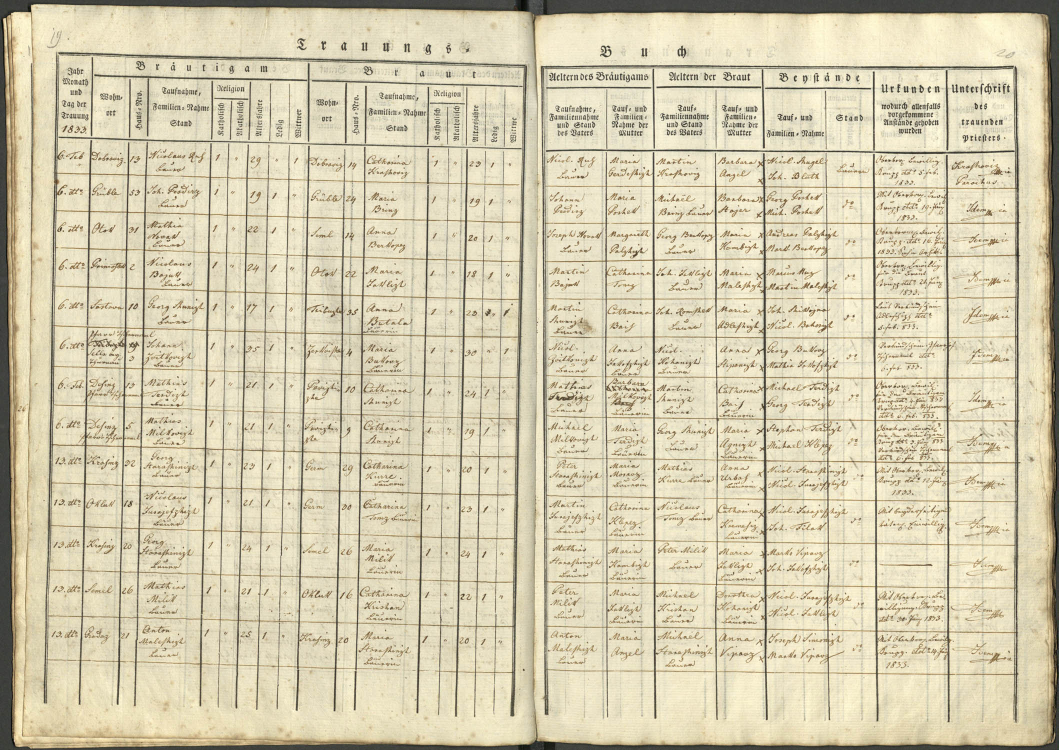
#> input picture research/issue17/p259-work/s11.jpg, 2117 x 1500 px, given in place of s06.jpg, which was not available (shown at 1/2 size)
$ python p153_rows.py
#> lines starting #> are read from the running program, lines starting #| are printed output that depends on the picture
#!/usr/bin/env python3
# -*- coding: utf-8 -*-
"""P153 — izrezi vrstic mrliške 04894 (1887) za VLM branje.
Za vsako ključno vrstico: polna širina (L = stolpci št./datum/vas/hiša/ime,
R = starost/bolezen/duhovnik/opomba), 2.2× Lanczos."""
from PIL import Image
import os

OUT = "/tmp/p153/rows"
os.makedirs(OUT, exist_ok=True)

# sken -> (n_vrstic_na_strani, y_vrh_tabele, y_dno_tabele) — ocena iz celostanskih branj
PAGES = {
    6: (12, 0.055, 0.985),   # s06: vrste 41–46 1886 + prelom Januarj 1887 + vrste 1–5
    8: (11, 0.075, 0.985),   # s08: vrste 16–26
    9: (7, 0.055, 0.985),    # s09: vrste 27–33
    11: (12, 0.055, 0.985),  # s11: vrste 40–51
    12: (13, 0.055, 0.985),  # s12: vrste 52–64
    13: (14, 0.055, 0.985),  # s13: vrste 65–71 + meja + vrste 73–77
}

# (sken, indeks_vrstice_od_zgoraj) — ključne vrstice
KEY = [
    (6, 8), (6, 9), (6, 10), (6, 11), (6, 12),   # 1887 r1–r5 (Januarj 1887 blok)
    (8, 9), (8, 10),                              # r24 h65, r25 h46
    (9, 1), (9, 4),                               # r27 h53, r30 h76
    (11, 12),                                     # r51 h3
    (12, 4), (12, 6), (12, 10), (12, 12),         # r55 h21, r57 h13, r61 h22, r63 h35
    (13, 2), (13, 7), (13, 8),                    # r66 h53-Marko, r71 h43, r72 MEJA
]

for scan, nrows, y0, y1 in [(s, *PAGES[s]) for s in PAGES]:
    im = Image.open(f"/tmp/p153/s{scan:02d}.jpg")
#> im is the input picture: PIL image 2117x1500 RGB; mean R, G, B 212.5, 203.9, 175.4
    w, h = im.size
#> w = 2117; h = 1500
    top, bot = int(h * y0), int(h * y1)
#> top = 82; bot = 1477
    step = (bot - top) / nrows
#> step = 116.2
    for idx in {i for s, i in KEY if s == scan}:
        cy0 = max(0, int(top + idx * step) - 22)
        cy1 = min(h, int(top + (idx + 1) * step) + 34)
        strip = im.crop((0, cy0, w, cy1))
        lw = int(w * 0.55)
        L = strip.crop((0, 0, lw, strip.height))
        R = strip.crop((int(w * 0.45), 0, w, strip.height))
        for half, c in (("L", L), ("R", R)):
            sc = 2.2 if c.width < 1870 else 1.8
            c.resize((int(c.width * sc), int(c.height * sc)), Image.LANCZOS).save(
                f"{OUT}/s{scan:02d}-r{idx+1}{half}.png")
#> this loop made 5 passes
#> pass 1, `strip = im.crop((0, cy0, w, cy1))`:
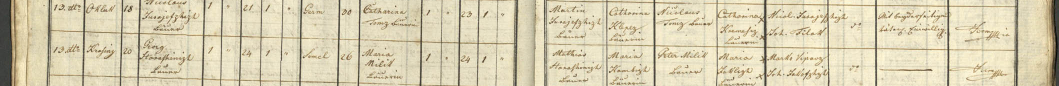
#> strip: PIL image 2117x172 RGB (shown at 1/2 size); mean R, G, B 216.4, 207.4, 178
#> pass 1, `L = strip.crop((0, 0, lw, strip.height))`:
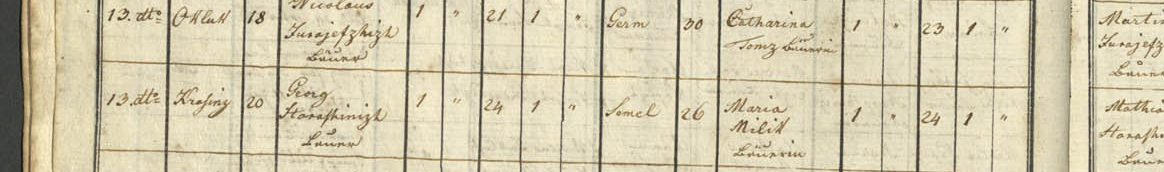
#> L: PIL image 1164x172 RGB; mean R, G, B 211.8, 203, 174.3
#> pass 1, `R = strip.crop((int(w * 0.45), 0, w, strip.height))`:
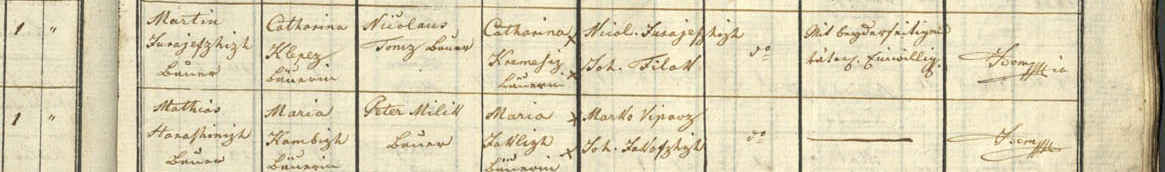
#> R: PIL image 1165x172 RGB; mean R, G, B 220.7, 211.5, 181.7
#> pass 1, `c.resize((int(c.width * sc), int(c.height * sc)), Image.LANCZOS).save(..`:
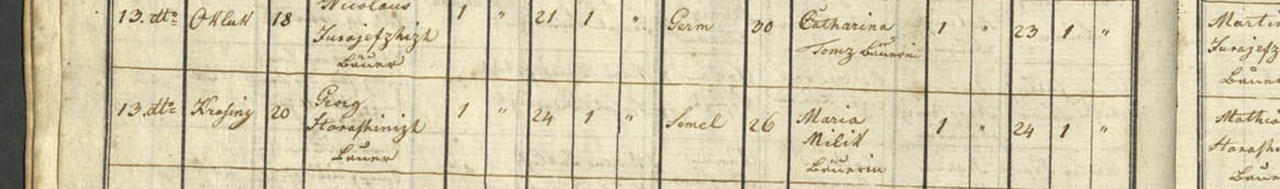
#> saved as s06-r9L.png: PIL image 2560x378 RGB (shown at 1/2 size); mean R, G, B 211.8, 203, 174.3
#> after the loop:
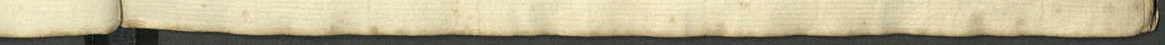
#> c: PIL image 1165x45 RGB; mean R, G, B 183.1, 173.9, 143.9
#> pass 2 of the loop `for scan, nrows, y0, y1 in [(s, *PAGES[s]) for s in PAGES]:`:
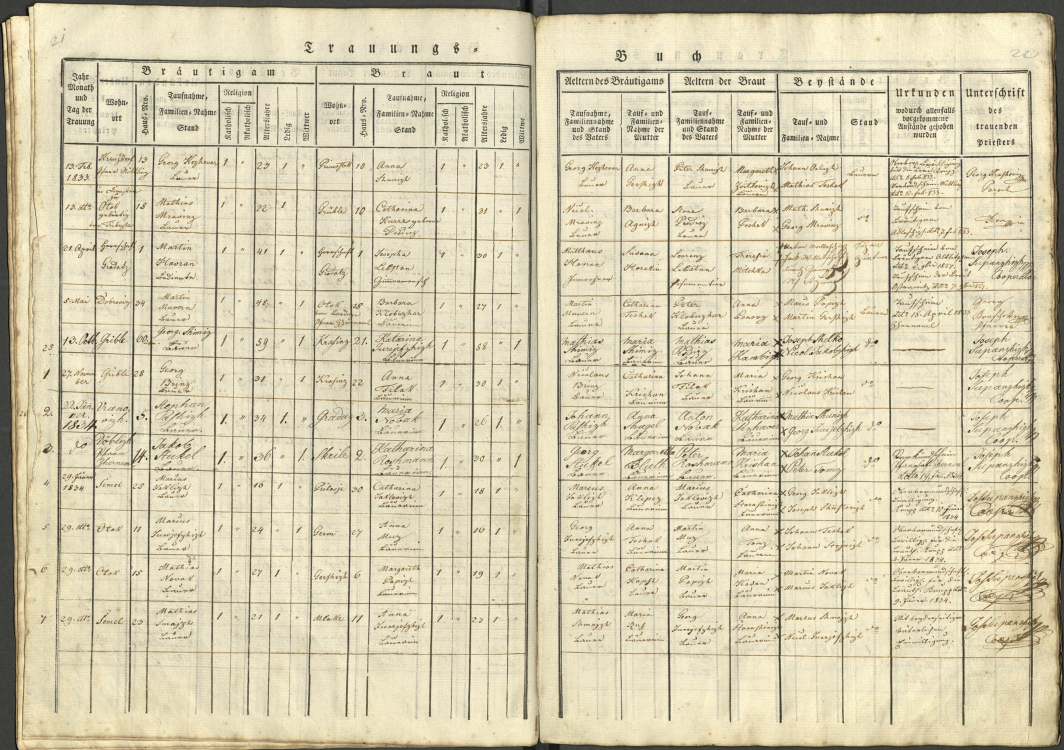
#> input picture research/issue17/p259-work/s12.jpg, 2128 x 1500 px, given in place of s08.jpg, which was not available (shown at 1/2 size)
#> im is the input picture: PIL image 2128x1500 RGB; mean R, G, B 213.2, 204.6, 176
#> the loop `for idx in {i for s, i in KEY if s == scan}:` made 2 passes
#> pass 1, `R = strip.crop((int(w * 0.45), 0, w, strip.height))`:
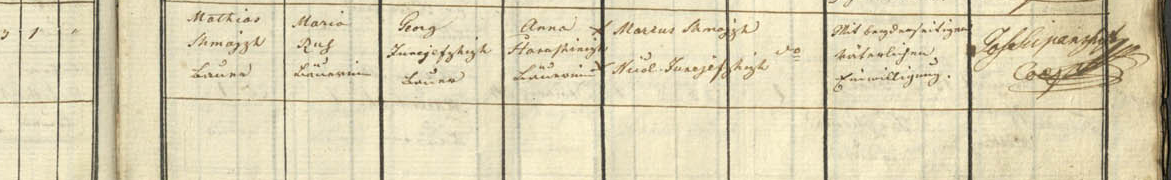
#> R: PIL image 1171x180 RGB; mean R, G, B 219.9, 210.4, 179.4
#> after the loop `for idx in {i for s, i in KEY if s == scan}:`:
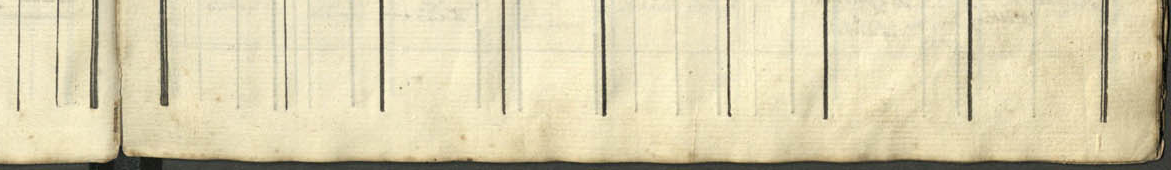
#> c: PIL image 1171x170 RGB; mean R, G, B 216.8, 207.1, 174.3

# posebni izrezi: glava s13 (prazno Leto 18) + meja-vrsta 72 celota + vsotna vrsta
im13 = Image.open("/tmp/p153/s13.jpg")
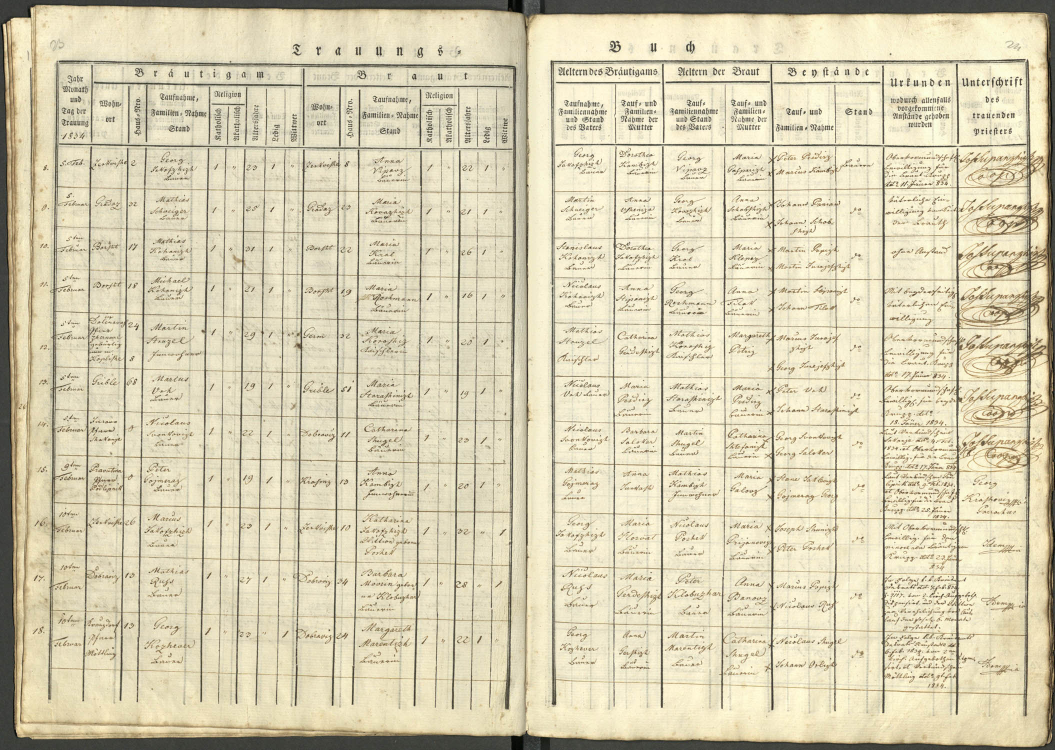
#> input picture research/issue17/p259-work/s13.jpg, 2110 x 1500 px, found by its file name (shown at 1/2 size)
#> im13 is the input picture: PIL image 2110x1500 RGB; mean R, G, B 214.6, 206.4, 177.8
w, h = im13.size
#> w = 2110
hdr = im13.crop((0, 0, int(w * 0.55), int(h * 0.16)))
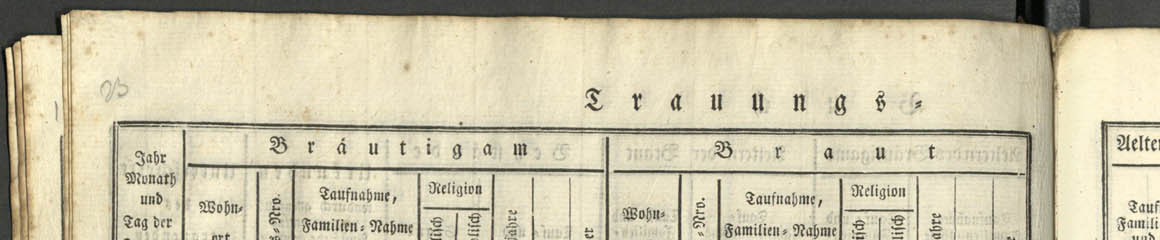
#> hdr: PIL image 1160x240 RGB; mean R, G, B 202.8, 195.3, 168.7
hdr.resize((int(hdr.width * 2.0), int(hdr.height * 2.0)), Image.LANCZOS).save(f"{OUT}/s13-heading.png")
print("crops:", len(os.listdir(OUT)))
